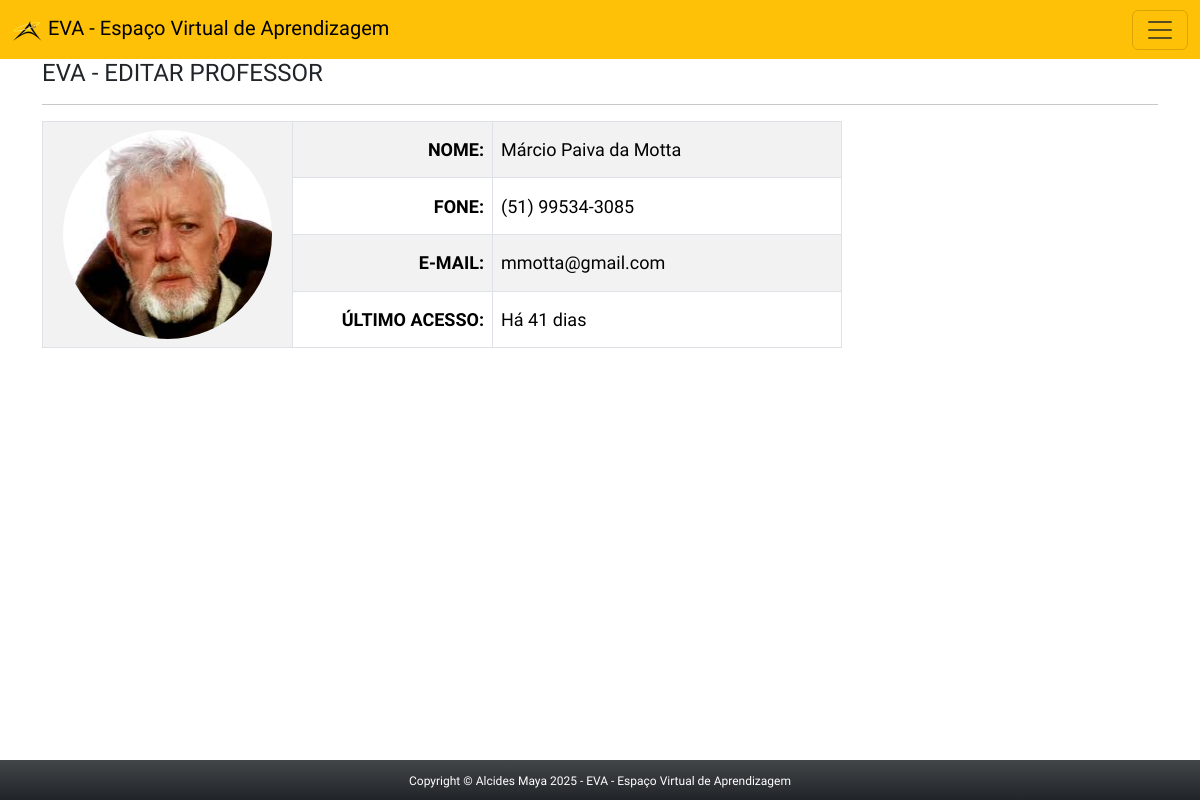
The app's page /app/view/editProf.php?id=2 (signed in) with its own data.
### tables this page shows
CREATE TABLE `professores` (
  `id_prof` int(11) NOT NULL,
  `nome_prof` varchar(90) NOT NULL,
  `email` varchar(90) NOT NULL,
  `fone` varchar(15) NOT NULL,
  `data_criado` timestamp NOT NULL DEFAULT CURRENT_TIMESTAMP,
  `data_editado` timestamp NOT NULL DEFAULT CURRENT_TIMESTAMP ON UPDATE CURRENT_TIMESTAMP
);

CREATE TABLE `usuarios` (
  `id_usuario` int(11) NOT NULL,
  `username` varchar(30) NOT NULL,
  `senha` varchar(128) DEFAULT '7B00348CD926B12509E4326E7E1AA6BC23C59D3621D0A9EC902E09A01C692ED6',
  `nivel` tinyint(1) DEFAULT '1',
  `email` varchar(90) NOT NULL,
  `avatar` varchar(128) DEFAULT 'avatar.png',
  `ultimo_login` timestamp NULL DEFAULT NULL,
  `data_criado` timestamp NOT NULL DEFAULT CURRENT_TIMESTAMP,
  `data_editado` timestamp NOT NULL DEFAULT CURRENT_TIMESTAMP ON UPDATE CURRENT_TIMESTAMP
);

### app/config/connect.php (called while the page is built, shortened)
<?php
abstract class Connect {
    private $servidor = 'localhost';
    private $user = 'root';
    private $pass = 'usbw';
    private $banco = 'eva';
    private function connect() {
        $this->conn = new PDO("mysql:host=$this->servidor;dbname=$this->banco", $this->user, $this->pass);
    }
}
?>

### app/controller/professorController.php (called while the page is built, shortened)
<?php
    require_once('../model/professor.php');
    class ProfessorController {
        public function consultarProfessorID($id){
            $id = $_GET['id'];
            $professor = new Professor();
            $result = $professor->consultarProfessorID($id);
            return $result;
        }
    }
?>

### app/model/professor.php (called while the page is built, shortened)
<?php
require_once '../config/connect.php';
class Professor extends Connect {
    private $tabela = 'professores';
    public function consultarProfessorID($id) {
        $sql = "SELECT p.id_prof, p.nome_prof, p.email, p.fone, u.avatar, u.ultimo_login
                FROM $this->tabela AS P
                LEFT JOIN usuarios AS u ON p.email = u.email
                WHERE id_prof = :id";
        $stmt = $this->conn->prepare($sql);
        $stmt->bindParam(':id', $id, PDO::PARAM_INT);
        $stmt->execute();
        $result = $stmt->fetchAll(PDO::FETCH_ASSOC);
        return $result;
    }
}
?>

### app/view/editProf.php (the view, shortened to what this page needs)
<?php
        if(isset($_SESSION['logado']) && $_SESSION['logado'] == true && $_SESSION['nivel'] >= 3 ){
?>
<!DOCTYPE html>
<html lang="pt-br">
<head>
    <link rel="stylesheet" href="css/style.css">
</head>
<body>
    <div class="container-full">
    <?php require_once 'headerAdmin.php'; ?>
        <section class="container main bg-white">
            <h4> EVA - EDITAR PROFESSOR</h4>
            <hr/>
        </section>
        <section class="container bg-white">
            <?php
                $id = $_GET['id'];
                require_once '../controller/professorController.php';
                $prof = new ProfessorController();
                $consulta = $prof->consultarProfessorID($id);
                foreach($consulta as $linha){
                    $avatar = $linha['avatar'];
                    $ultimo_login = $linha['ultimo_login'];
                    $timestampAtual = time();
                    echo "
                         <table class='table table-bordered table-striped tabela-user' style='width: 800px;'>
                         <tbody>
                             <tr>
                                 <td rowspan='4' class='text-center' style='width: 250px;'>
                                     <img src='../../public/img/avatar/$avatar' alt='Avatar' class='img-fluid rounded-circle' style='width: 90%;'>
                                 </td>
                                 <th>NOME:</th>
                                 <td>" . $linha['nome_prof'] . "</td>
                             </tr>
                             <tr>
                                 <th>Fone:</th>
                                 <td>" . $linha['fone'] . "</td>
                             </tr>
                             <tr>
                                 <th>E-mail:</th>
                                 <td>" . $linha['email'] . "</td>
                             </tr>
                             <tr>
                                 <th>Último Acesso:</th>";
                                 $dataHoraUltimoLogin = $ultimo_login;
                                      if (empty($dataHoraUltimoLogin)) {
                                          echo "<td>Nunca acessou</td>";
                                      } else {
                                          $timestampLogin = strtotime($dataHoraUltimoLogin); ;
                                          $diferenca = $timestampAtual - $timestampLogin; ;
                                          if ($diferenca < 60) {
                                              echo "<td>Agora</td>";
                                          } elseif ($diferenca < 3600) {
                                              $minutos = floor($diferenca / 60);
                                              echo "<td>Há $minutos minutos</td>";
                                          } elseif ($diferenca < 86400) {
                                              $horas = floor($diferenca / 3600);
                                              echo "<td>Há $horas horas<br></td>";
                                          } else {
                                              $dias = floor($diferenca / 86400);
                                              echo "<td>Há $dias dias</td>";
                                          }
                                      }
                             echo "</tr>
                         </tbody>
                     </table>";
                }
            ?>
        </section>
        <?php require_once 'footer.php'; ?>
    </div>
</body>
</html>
<?php
    }else{
        header('Location: ../index.php');
    }
?>

### app/view/css/style.css (style rules this page uses)
body, * { font-family: 'Saira', sans-serif; font-optical-sizing: auto; font-style: normal; }
table { font-size: 14px; margin-bottom: 150px !important; }
.tabela-user { font-size: 18px !important; }
.tabela-user th { text-transform: uppercase; text-align: right; width: 200px; }
.tabela-user * { vertical-align: middle !important; }

### records on screen
professores: usuarios.avatar (picture), nome_prof "Márcio Paiva da Motta", fone "(51) 99534-3085", email "mmotta@gmail.com"
